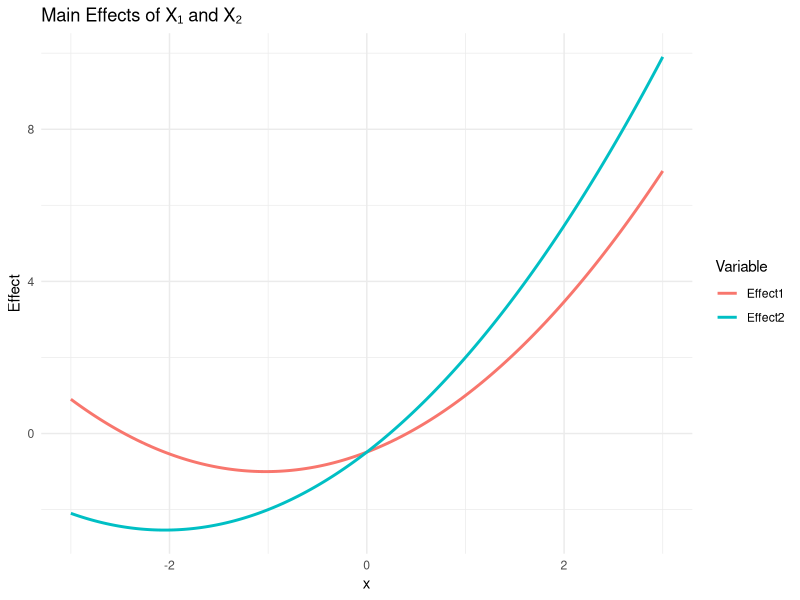
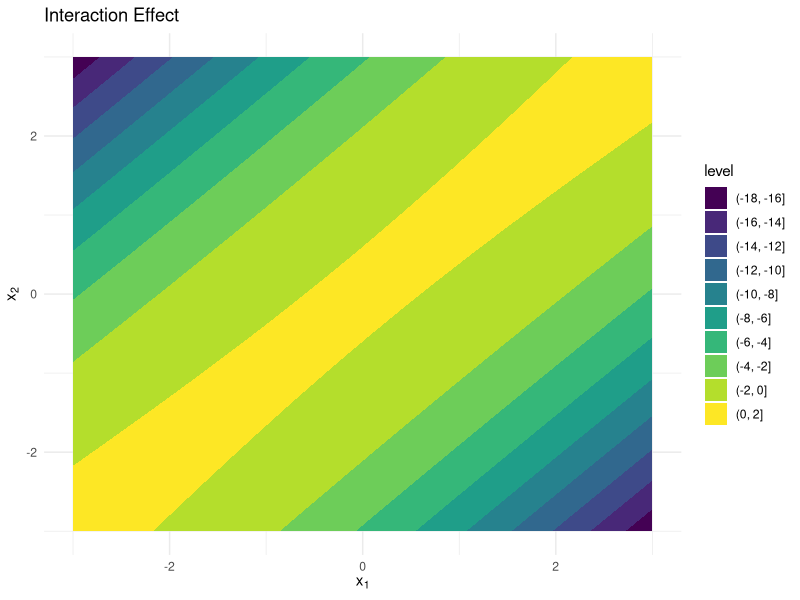

Reproduce these figures in R, in order.
library(ggplot2)
library(tidyr)

plot_effects <- function(a0, a1, a2, a11, a22, a12, rho,
                         xlim = c(-3, 3), n = 200) {
  # 1. compute basis coefficients
  c0    <- a0 + a11 + a22 + rho * a12
  c11   <- a1
  c21   <- a2
  c12   <- a11 + (rho / (1 + rho^2)) * a12
  c22   <- a22 + (rho / (1 + rho^2)) * a12
  c_int <- -a12
  
  # 2. main‐effects data
  x <- seq(xlim[1], xlim[2], length.out = n)
  df_main <- data.frame(
    x = x,
    Effect1 = c11 * x + c12 * (x^2 - 1),
    Effect2 = c21 * x + c22 * (x^2 - 1)
  ) %>%
    pivot_longer(
      cols = c(Effect1, Effect2),
      names_to = "Variable",
      values_to = "Effect"
    )
  
  p1 <- ggplot(df_main, aes(x = x, y = Effect, color = Variable)) +
    geom_line(size = 1) +
    labs(
      title = "Main Effects of X₁ and X₂",
      x = "x",
      y = "Effect"
    ) +
    theme_minimal()
  
  # 3. interaction‐effect data
  grid <- expand.grid(x1 = x, x2 = x)
  psi_int <- function(x1, x2) {
    rho * (x1^2 + x2^2) / (1 + rho^2) - x1 * x2 +
      rho * (rho^2 - 1) / (1 + rho^2)
  }
  grid$Interaction <- c_int * psi_int(grid$x1, grid$x2)
  
  p2 <- ggplot(grid, aes(x = x1, y = x2, z = Interaction)) +
    geom_contour_filled() +
    labs(
      title = "Interaction Effect",
      x = expression(x[1]),
      y = expression(x[2])
    ) +
    theme_minimal()
  
  # 4. display
  print(p1)
  print(p2)
}

plot_effects(
  a0 = 0, a1 = 1, a2 = 2,
  a11 = 0, a22 = 0, a12 = 1,
  rho = 0.8
)
